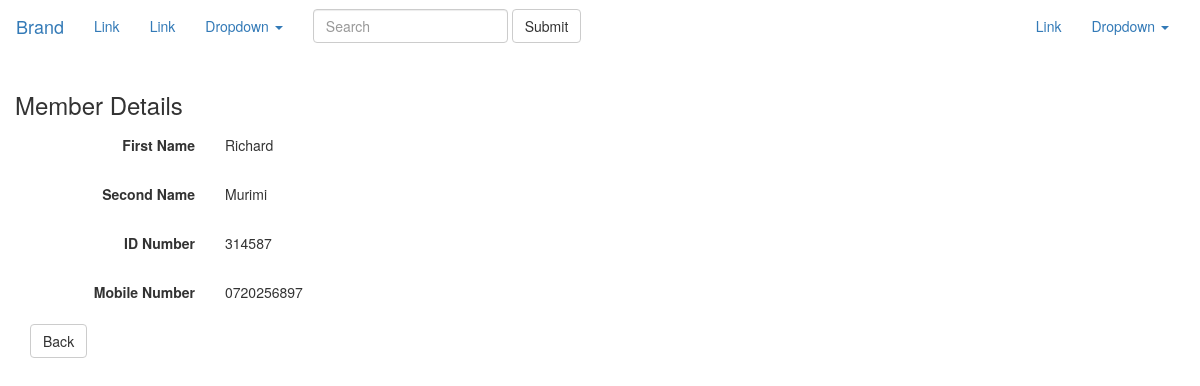
/member/read_member.php?id=2, run on the app's committed database.
### tables this page shows
CREATE TABLE `members` (
  `id` int(11) NOT NULL,
  `first_name` varchar(100) NOT NULL,
  `second_name` varchar(100) NOT NULL,
  `id_number` int(100) NOT NULL,
  `mobile` varchar(100) NOT NULL
);

### member/read_member.php (the view, shortened to what this page needs)
<?php
$id = null;
if ( !empty($_GET['id'])) {
  $id = $_REQUEST['id'];
}
if ( null==$id ) {
  header("Location: index.php");
} else {
  $pdo = Database::connect();
  $pdo->setAttribute(PDO::ATTR_ERRMODE, PDO::ERRMODE_EXCEPTION);
  $sql = "SELECT * FROM members where id = ?";
  $q = $pdo->prepare($sql);
  $q->execute(array($id));
  $data = $q->fetch(PDO::FETCH_ASSOC);
}
?>
<?php include('../layout/body_layout.php');?>
<div class="container">
  <div class="span10 offset1">
    <div class="row">
      <h3>Member Details</h3>
    </div>
    <form class="form-horizontal">
      <div class="form-group">
        <label class="col-sm-2 control-label">First Name</label>
        <div class="col-sm-10">
          <p class="form-control-static"><?php echo $data['first_name'];?></p>
        </div>
      </div>
      <div class="form-group">
        <label class="col-sm-2 control-label">Second Name</label>
        <div class="col-sm-10">
          <p class="form-control-static"><?php echo $data['second_name'];?></p>
        </div>
      </div>
      <div class="form-group">
        <label class="col-sm-2 control-label">ID Number</label>
        <div class="col-sm-10">
          <p class="form-control-static"><?php echo $data['id_number'];?></p>
        </div>
      </div>
      <div class="form-group">
        <label class="col-sm-2 control-label">Mobile Number</label>
        <div class="col-sm-10">
          <p class="form-control-static"><?php echo $data['mobile'];?></p>
        </div>
      </div>
      <div class="form-actions">
        <a class="btn btn-default" href="index.php">Back</a>
      </div>
    </form>
  </div>
</div>

### data on the page
members: first_name "Richard", second_name "Murimi", id_number "314587", mobile "0720256897"
